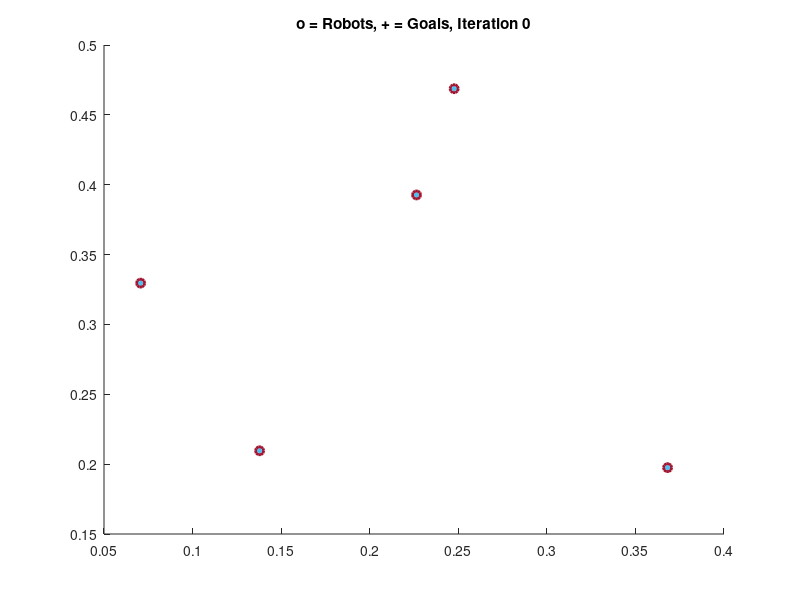
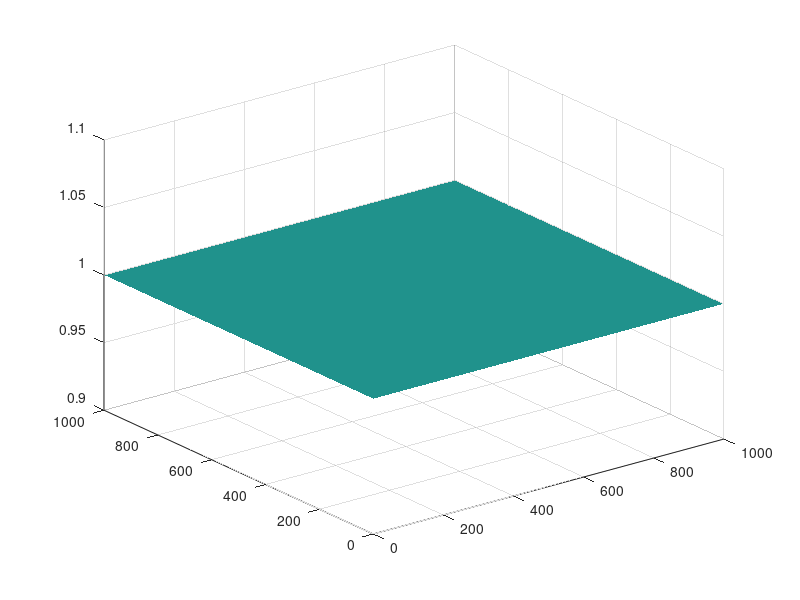

Recreate these plots in MATLAB, in order. (Note: this script raises an error after producing the figures.)
n=5;
crs = [0,0;0,10;10,10;10,0];
numIterations = 100;
showPlot = true;
r_sen = 2;   %sensor range

Px = 0.5*rand([n,1]);
Py = 0.5*rand([n,1]);

xrange = max(crs(:,1));
yrange = max(crs(:,2));
thresh = 0.01; %max distance threshold for each cycle to end

%Dividing the area into discrete cells and expressing range in terms of the
%map
X1 = max(max(crs))/1000;
r_sen = r_sen/X1;
Z = ones(1000,1000);%Uncertainity Distribution
val2 = Z;
cycle=1;
Kprop = 0.5; %Proportionality constant

%%%%%%%%%%%%%%%%%%%%%%%% VISUALIZATION %%%%%%%%%%%%%%%%%%%%%%%%%%%%%%%%%%%%
if showPlot
    verCellHandle = zeros(n,1);
    cellColors = ones(n,3);
    for i = 1:numel(Px) % color according to
        verCellHandle(i)  = patch(Px(i),Py(i),cellColors(i,:)); % use color i  -- no robot assigned yet
        hold on
    end
    pathHandle = zeros(n,1);
    %numHandle = zeros(n,1);
    for i = 1:numel(Px) % color according to
        pathHandle(i)  = plot(Px(i),Py(i),'-','color',cellColors(i,:)*.8);
        %    numHandle(i) = text(Px(i),Py(i),num2str(i));
    end
    goalHandle = plot(Px,Py,'+','linewidth',2);
    currHandle = plot(Px,Py,'o','linewidth',2);
    titleHandle = title(['o = Robots, + = Goals, Iteration ', num2str(0)]);
end

figure
surf (Z);
set(surf(Z),'LineStyle','none');
%%%%%%%%%%%%%%%%%%%%%%%% END VISUALIZATION %%%%%%%%%%%%%%%%%%%%%%%%%%%%%%%%

dist = xrange*ones(n,1);
%Starting the loop for search
while max(max(Z))>0.1
    figure(1)
    counter = 0;
    while max(dist)>thresh
        tic;
        counter = counter+1;
        [v,c]=VoronoiBounded(Px,Py, crs);
        
        if showPlot
            set(currHandle,'XData',Px,'YData',Py);%plot current position
            for i = 1:numel(Px) % color according to
                xD = [get(pathHandle(i),'XData'),Px(i)];
                yD = [get(pathHandle(i),'YData'),Py(i)];
                set(pathHandle(i),'XData',xD,'YData',yD);%plot path position
                %       set(numHandle(i),'Position',[ Px(i),Py(i)]);
            end
        end
        
        for i = 1:numel(c) %calculate the centroid of each cell
            BW = roipoly(Z,100*v(c{i},1),100*v(c{i},2));
            GI = mat2gray(BW);
            for m=1:1000
                for j=1:1000
                    GI(j,m) = GI(j,m)*val2(j,m);
                end
            end
            s = regionprops(BW, GI, {'WeightedCentroid'});
            cx = s.WeightedCentroid(1,1)/100;
            cy = s.WeightedCentroid(1,2)/100;
            cx = min(xrange,max(0, cx));
            cy = min(yrange,max(0, cy));
            if ~isnan(cx) && inpolygon(cx,cy,crs(:,1),crs(:,2))
                Px(i) = Px(i) + Kprop*(cx - Px(i));  %don't update if goal is outside the polygon
                Py(i) = Py(i) + Kprop*(cy - Py(i));
                dist(i) = sqrt((cx - Px(i))^2 + (cy - Py(i))^2);
            end
        end
        
        if showPlot
            for i = 1:numel(c) % update Voronoi cells
                set(verCellHandle(i), 'XData',v(c{i},1),'YData',v(c{i},2));
            end
            
            set(titleHandle,'string',['o = Robots, + = Goals, Cycle', num2str(cycle,'%3d'), ', Iteration', num2str(counter,'%3d')]);
            set(goalHandle,'XData',Px,'YData',Py);%plot goal position
            axis equal
            axis([0,xrange,0,yrange]);
            drawnow
        end
        time(counter,cycle) = toc;
    end
    val = Z;
    for i = 1:n
        BW = roipoly(Z,100*v(c{i},1),100*v(c{i},2));
        GI = mat2gray(BW);
        s = regionprops(BW, GI, {'Centroid','WeightedCentroid'});
        for m=1:1000
            for j=1:1000
                vx = s.WeightedCentroid(1,1);
                vy = s.WeightedCentroid(1,2);
                dist = sqrt(((m+0.5)-vx)^2+((j+0.5)-vy)^2)/100;
                if dist < r_sen
                    val(j,m) = min(val(j,m),(1-0.8708+0.074*dist^2));
                end
            end
        end
    end
    for m=1:1000
        for j=1:1000
            Z(j,m) = Z(j,m)*val(j,m);
            val2(j,m) = 2*Z(j,m)*0.074;
        end
    end
    max_d(cycle)= max(max(Z));
    average(cycle) = mean2(Z);
    cycle=cycle+1;
    figure(2);
    surf (Z);
    set(surf(Z),'LineStyle','none');
end
